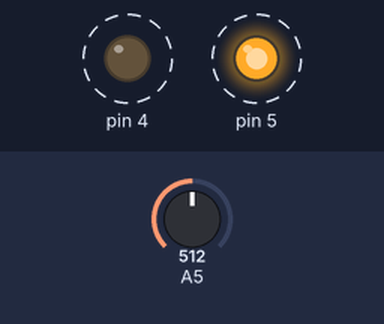
Bench run of a sketch on a simulated Arduino Uno, built with avr-gcc and run on an emulated ATmega328P. On the bench: output pins drawn as LEDs (lit = HIGH). Dashed ring = blinking. The inputs (shaded band) are chosen by the test bench; at power-on: A5 = 512.

Above: at 0.89 s.
1.4 s: A5 set to 900
At 1.75 s:
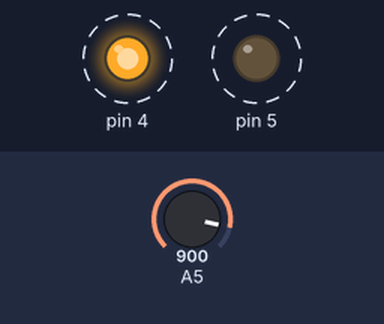
4.4 s: A5 set to 306
At 4.83 s:
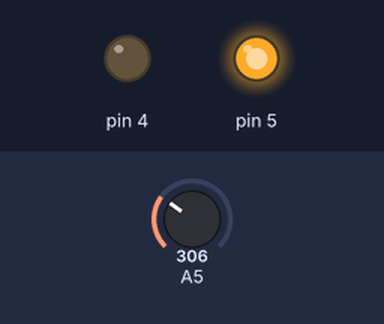
Timing chart, 0 to 13.4 s (numbered marks = the images above; inputs shaded):
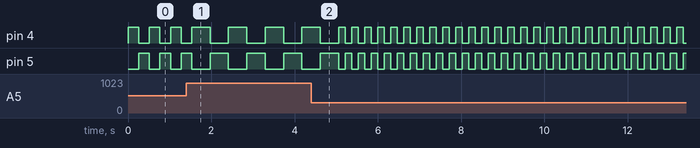

The sketch:

sketch_nov24i.ino
```cpp
void setup() {
 pinMode(4, OUTPUT);
  pinMode(5, OUTPUT);
  pinMode(A5, INPUT);
}

void loop() {

 int f = analogRead(A5);
 f = map(f,0,1023,10,500);
  f = constrain(f,10,500);
  digitalWrite(4,HIGH);
  digitalWrite(5,LOW);
  delay(f);
  digitalWrite(4,LOW);
  digitalWrite(5,HIGH);
  delay(f);


}
```

Measured:
- after the input at 1.4 s, pin 4, pin 5: alternates HIGH for 0.44 s and LOW for 0.44 s, starting after 0.57 s
- by itself, pin 4, pin 5: alternates HIGH for 0.26 s and LOW for 0.26 s
